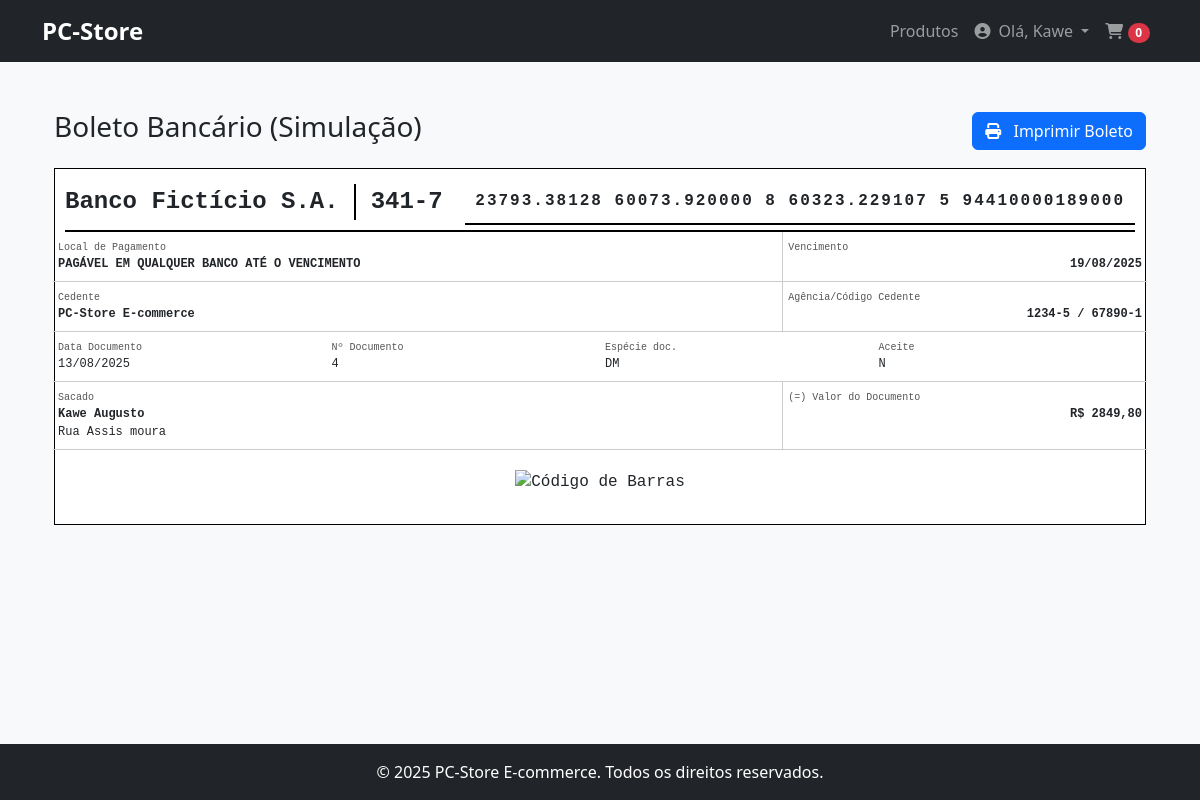
The page /pedidos/boleto/4/ (signed in) on the database its author committed.
### pedidos/models.py (models this page shows, shortened)
class Pedido(models.Model):
    STATUS_CHOICES = [
        ('AGUARDANDO_PAGAMENTO', 'Aguardando Pagamento'),
        ('CANCELAMENTO_SOLICITADO', 'Cancelamento Solicitado'),
        ('PROCESSANDO', 'Processando'),
        ('ENVIADO', 'Enviado'),
        ('ENTREGUE', 'Entregue'),
        ('CANCELADO', 'Cancelado'),
    ]
    cliente = models.ForeignKey(
        Cliente,
        on_delete=models.PROTECT,
        related_name='pedidos'
    )
    criado_em = models.DateTimeField(auto_now_add=True)
    total = models.DecimalField(max_digits=10, decimal_places=2, default=0)
    status = models.CharField(
        max_length=25,
        choices=STATUS_CHOICES,
        default='AGUARDANDO_PAGAMENTO'
    )
    class Meta:
        ordering = ['-criado_em'] # Mostra os pedidos mais recentes primeiro

### clientes/models.py (models this page shows, shortened)
class Cliente(models.Model):
    user = models.OneToOneField(
        settings.AUTH_USER_MODEL,
        on_delete=models.CASCADE,
        related_name='cliente'
    )
    nome = models.CharField(max_length=100)
    telefone = models.CharField(max_length=20, blank=True, null=True)
    endereco = models.TextField(blank=True, null=True)

### pedidos/views.py (the view)
# urls.py: path('boleto/<int:pedido_id>/', views.ver_boleto, name='ver_boleto'),
@login_required
def ver_boleto(request, pedido_id):
    user = request.user
    if user.is_staff:
        pedido = get_object_or_404(Pedido, id=pedido_id)
    else:
        pedido = get_object_or_404(Pedido, id=pedido_id, cliente__user=user)
    data_vencimento = pedido.criado_em.date() + timedelta(days=5)
    context = {
        'pedido': pedido,
        'data_vencimento': data_vencimento
    }
    return render(request, 'pedidos/boleto.html', context)

### carrinho/context_processors.py (called while the page is built)
def carrinho(request):
    carrinho_obj = None
    count = 0
    if request.user.is_authenticated:
        carrinho_obj, created = Carrinho.objects.get_or_create(user=request.user)
    else:
        session_key = request.session.session_key
        if not session_key:
            request.session.create()
            session_key = request.session.session_key
        carrinho_obj, created = Carrinho.objects.get_or_create(session_key=session_key)
    if carrinho_obj:
        count = carrinho_obj.itens.count()
    return {'carrinho': carrinho_obj, 'itens_carrinho_count': count}

### pedidos/templates/pedidos/boleto.html (shortened to what this page needs)
{% extends 'base.html' %}
{% load static %}
{% block content %}
<div class="container mt-4">
    <div class="d-flex justify-content-between align-items-center mb-3">
        <h3>Boleto Bancário (Simulação)</h3>
        <button onclick="window.print()" class="btn btn-primary"><i class="fas fa-print me-2"></i> Imprimir Boleto</button>
    </div>
    <div class="boleto">
        <div class="boleto-header">
            <div class="logo">Banco Fictício S.A.</div>
            <div class="banco-code">341-7</div>
            <div class="linha-digitavel ms-auto">23793.38128 60073.920000 8 60323.229107 5 94410000189000</div>
        </div>
        <div class="row">
            <div class="col-8 boleto-field">
                <label>Local de Pagamento</label>
                <div class="boleto-value">PAGÁVEL EM QUALQUER BANCO ATÉ O VENCIMENTO</div>
            </div>
            <div class="col-4 boleto-field" style="border-left: 1px solid #ccc;">
                <label>Vencimento</label>
                <div class="boleto-value text-end">{{ data_vencimento|date:"d/m/Y" }}</div>
            </div>
        </div>
        <div class="row">
            <div class="col-8 boleto-field">
                <label>Cedente</label>
                <div class="boleto-value">PC-Store E-commerce</div>
            </div>
            <div class="col-4 boleto-field" style="border-left: 1px solid #ccc;">
                <label>Agência/Código Cedente</label>
                <div class="boleto-value text-end">1234-5 / 67890-1</div>
            </div>
        </div>
        <div class="row">
            <div class="col-3 boleto-field"><label>Data Documento</label>{{ pedido.criado_em|date:"d/m/Y" }}</div>
            <div class="col-3 boleto-field"><label>Nº Documento</label>{{ pedido.id }}</div>
            <div class="col-3 boleto-field"><label>Espécie doc.</label>DM</div>
            <div class="col-3 boleto-field"><label>Aceite</label>N</div>
        </div>
        <div class="row">
             <div class="col-8 boleto-field">
                <label>Sacado</label>
                <div class="boleto-value">{{ pedido.cliente.nome }}</div>
                <div>{{ pedido.cliente.endereco }}</div>
            </div>
            <div class="col-4 boleto-field" style="border-left: 1px solid #ccc;">
                <label>(=) Valor do Documento</label>
                <div class="boleto-value text-end">R$ {{ pedido.total|floatformat:2 }}</div>
            </div>
        </div>
        <div class="barcode">
            <img src="https://barcode.tec-it.com/barcode.ashx?data=23795944100001890003381260073920000860323229&code=I2of5" alt="Código de Barras" width="100%">
        </div>
    </div>
</div>
{% endblock %}

### templates/base.html (shortened to what this page needs)
{% load static %}
<!DOCTYPE html>
<html lang="pt-br">
<head>
    <link href="https://cdn.jsdelivr.net/npm/bootstrap@5.3.3/dist/css/bootstrap.min.css" rel="stylesheet">
    <link rel="stylesheet" href="https://cdnjs.cloudflare.com/ajax/libs/font-awesome/6.4.2/css/all.min.css">
    <link rel="stylesheet" href="{% static 'css/style.css' %}">
</head>
<body class="bg-light">
    <nav class="navbar navbar-expand-lg navbar-dark bg-dark sticky-top">
        <div class="container">
            <a class="navbar-brand fw-bold" href="{% url 'home' %}">
                PC-Store
            </a>
            <div class="collapse navbar-collapse" id="navbarNav">
                <ul class="navbar-nav ms-auto align-items-center">
                    <li class="nav-item">
                        <a class="nav-link" href="{% url 'produto:lista' %}">Produtos</a>
                    </li>
                    {% if user.is_authenticated %}
                        <li class="nav-item dropdown">
                            <a class="nav-link dropdown-toggle" href="#" id="navbarDropdown" role="button" data-bs-toggle="dropdown" aria-expanded="false">
                                <i class="fas fa-user-circle me-1"></i> Olá, {{ user.first_name|default:user.username }}
                            </a>
                        </li>
                    {% else %}
                        <li class="nav-item">
                            <a class="nav-link" href="{% url 'clientes:login_registro' %}">Login / Registrar</a>
                        </li>
                    {% endif %}
                    <li class="nav-item">
                        <a class="nav-link" href="{% url 'carrinho:detalhe' %}">
                            <i class="fas fa-shopping-cart"></i>
                            <span class="badge rounded-pill bg-danger">{{ itens_carrinho_count }}</span>
                        </a>
                    </li>
                </ul>
            </div>
        </div>
    </nav>
    <main class="container my-4">
        {% block content %}
        {% endblock %}
    </main>
    <footer class="bg-dark text-white text-center p-3 mt-auto">
        <p class="mb-0">&copy; 2025 PC-Store E-commerce. Todos os direitos reservados.</p>
    </footer>
</body>
</html>

### static/css/style.css (style rules this page uses)
body { background-color: #f8f9fa; color: #212529; display: flex; flex-direction: column; min-height: 100vh; }
main { flex: 1; }
.navbar-brand { font-size: 1.5rem; }

### pedidos/templates/pedidos/boleto.html (style rules this page uses)
.boleto { border: 1px solid #000; padding: 10px; font-family: 'Courier New', Courier, monospace; background-color: #fff; }
.boleto-header { display: flex; align-items: center; border-bottom: 2px solid #000; padding-bottom: 5px; }
.boleto-header .logo { font-size: 24px; font-weight: bold; border-right: 2px solid #000; padding-right: 15px; }
.boleto-header .banco-code { font-size: 24px; font-weight: bold; padding-left: 15px; }
.boleto-field { border-bottom: 1px solid #ccc; padding: 8px 5px; font-size: 12px; }
.boleto-field label { display: block; font-size: 10px; color: #555; }
.boleto-value { font-weight: bold; }
.linha-digitavel { text-align: center; font-size: 16px; font-weight: bold; letter-spacing: 2px; padding: 10px; border-bottom: 2px solid #000; }
.barcode { text-align: center; padding: 20px; }

### rows shown on the page
Pedido: criado_em "13/08/2025", id "4", cliente.nome "Kawe Augusto", cliente.endereco "Rua Assis moura", total "2849,80"

### other values the page prints
{{ user.first_name|default:user.username }} "Kawe"
{{ itens_carrinho_count }} "0"
{{ data_vencimento|date:"d/m/Y" }} "19/08/2025"
